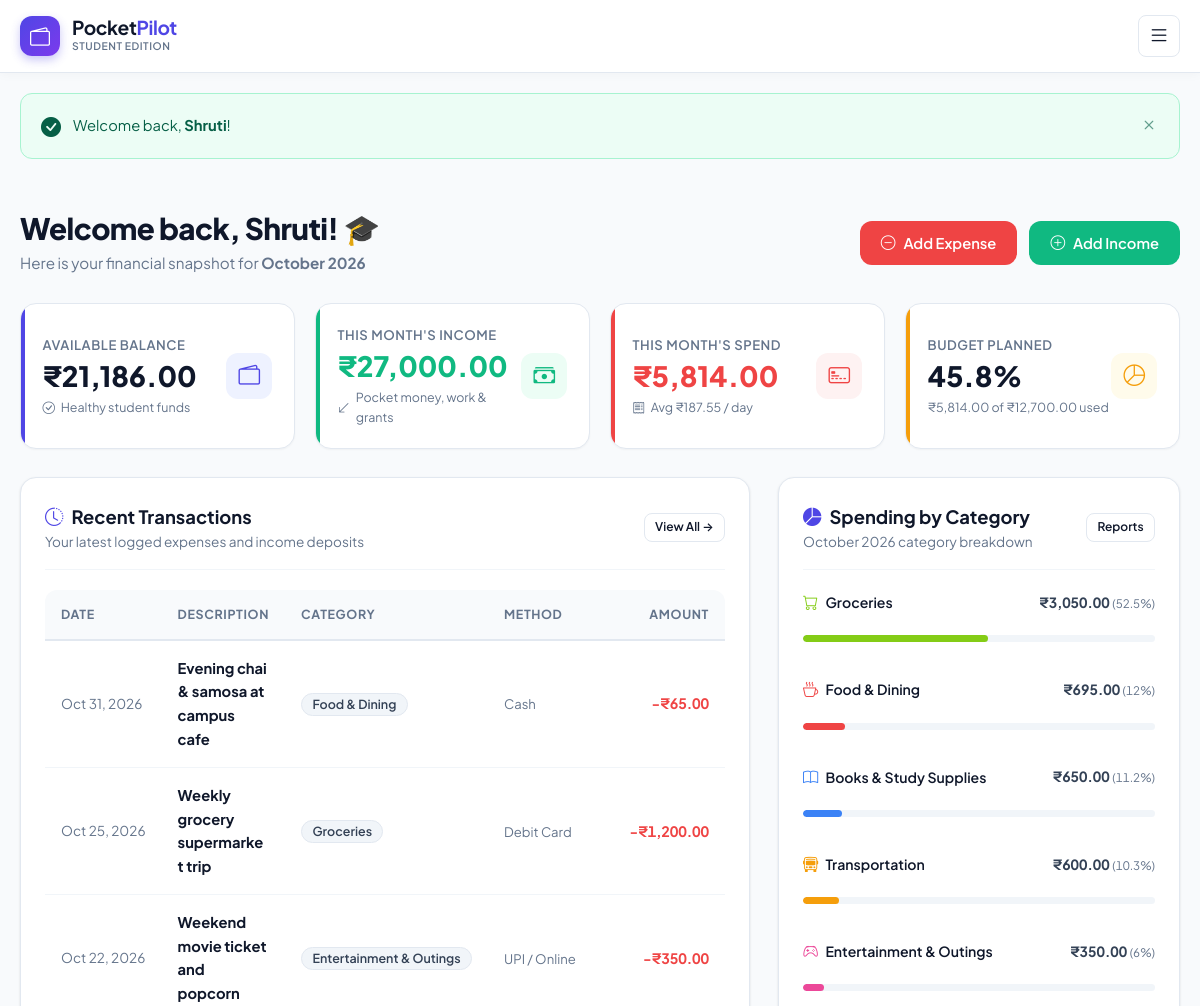
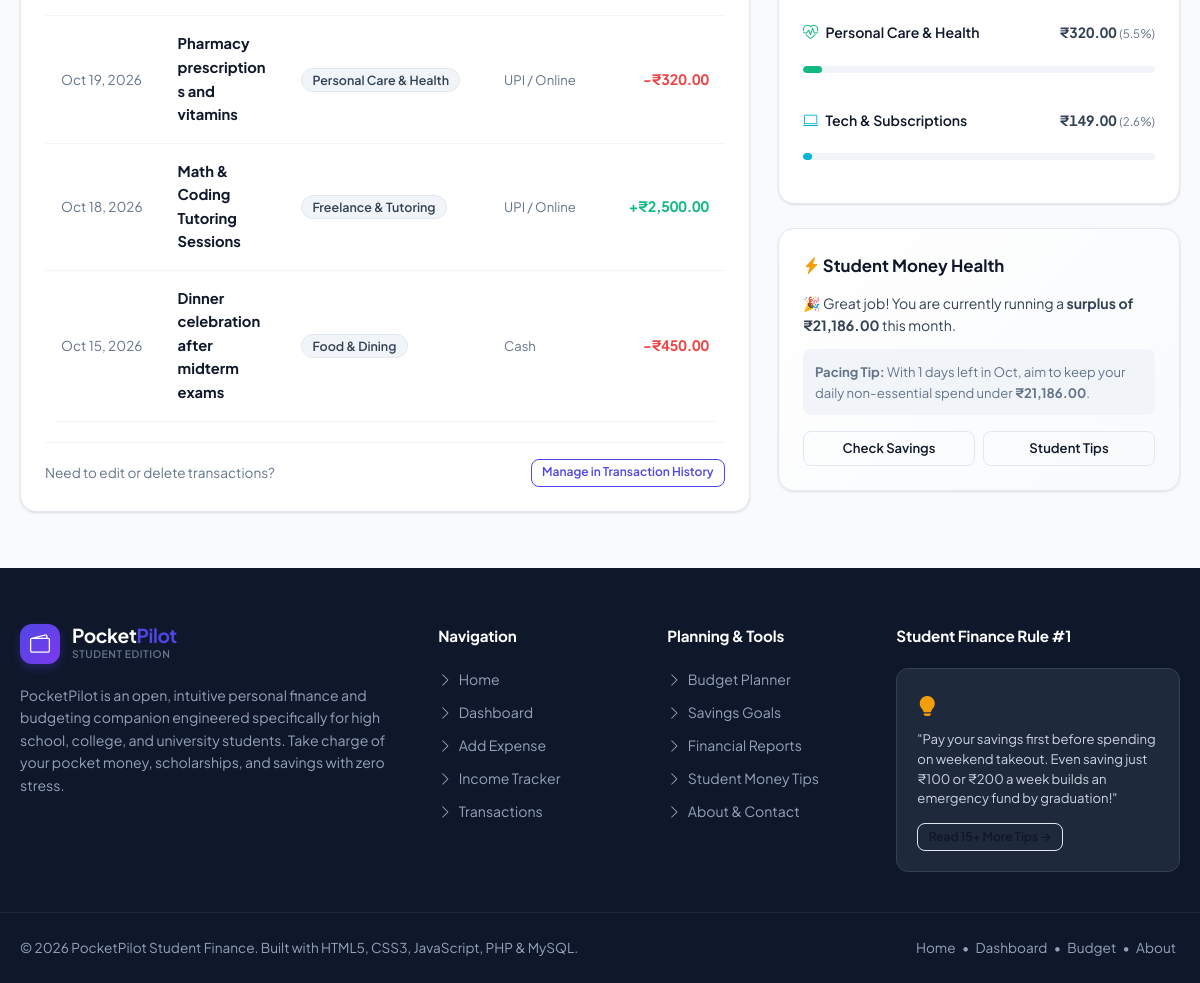
/dashboard.php (signed in), run on the app's committed database (2 pictures, top to bottom).
### tables this page shows
CREATE TABLE IF NOT EXISTS `users` (
    `id` INT AUTO_INCREMENT PRIMARY KEY,
    `name` VARCHAR(100) NOT NULL,
    `email` VARCHAR(150) NOT NULL UNIQUE,
    `password` VARCHAR(255) NOT NULL,
    `avatar` VARCHAR(255) DEFAULT NULL,
    `created_at` TIMESTAMP DEFAULT CURRENT_TIMESTAMP
);

CREATE TABLE IF NOT EXISTS `transactions` (
    `id` INT AUTO_INCREMENT PRIMARY KEY,
    `type` ENUM('expense', 'income') NOT NULL,
    `amount` DECIMAL(10,2) NOT NULL,
    `category` VARCHAR(50) NOT NULL,
    `date` DATE NOT NULL,
    `payment_method` VARCHAR(50) NOT NULL DEFAULT 'Cash',
    `description` VARCHAR(255) NOT NULL,
    `created_at` TIMESTAMP DEFAULT CURRENT_TIMESTAMP
);

### dashboard.php (the view, shortened to what the rows shown need)
<?php
require_once __DIR__ . '/config/db.php';
require_once __DIR__ . '/includes/functions.php';
require_once __DIR__ . '/includes/header.php';
$recentTransactions = get_recent_transactions($pdo, 6);
$currentUser = current_user();
?>
<div class="container">
    <div class="page-header">
        <div>
            <?php
            $displayName = $currentUser['name'] ?? 'Shruti';
            ?>
            <h1 class="page-title">Welcome back, <?= htmlspecialchars($displayName) ?>! 🎓</h1>
            <p class="page-subtitle">Here is your financial snapshot for <strong><?= date('F Y') ?></strong></p>
        </div>
    </div>
    <div class="two-col-layout">
        <div class="card">
            <div class="card-header">
                <div>
                    <h2 class="card-title"><i class="bi bi-clock-history"></i> Recent Transactions</h2>
                </div>
            </div>
            <?php if (empty($recentTransactions)): ?>
                <div style="text-align: center; padding: 2.5rem 1rem;">
                    <i class="bi bi-inbox" style="font-size: 2.5rem; color: var(--text-light); margin-bottom: 0.5rem; display: block;"></i>
                    <p style="color: var(--text-muted); font-size: 0.95rem;">No transactions recorded yet.</p>
                    <a href="add-expense.php" class="btn btn-primary btn-sm" style="margin-top: 1rem;">Record First Expense</a>
                </div>
            <?php else: ?>
                <div class="table-responsive">
                    <table class="custom-table">
                        <thead>
                            <tr>
                                <th style="width: 110px; white-space: nowrap;">Date</th>
                                <th>Description</th>
                                <th style="width: 170px; white-space: nowrap;">Category</th>
                                <th style="width: 120px; white-space: nowrap;">Method</th>
                                <th style="width: 140px; text-align: right; white-space: nowrap;">Amount</th>
                            </tr>
                        </thead>
                        <tbody>
                            <?php foreach ($recentTransactions as $tx): ?>
                            <tr>
                                <td style="white-space: nowrap; font-size: 0.85rem; color: var(--text-muted);">
                                    <?= date('M d, Y', strtotime($tx['date'])) ?>
                                </td>
                                <td>
                                    <strong style="color: var(--text-dark); display: block; font-size: 0.92rem;"><?= htmlspecialchars($tx['description']) ?></strong>
                                </td>
                                <td style="white-space: nowrap;">
                                    <span class="badge badge-category">
                                        <?= htmlspecialchars($tx['category']) ?>
                                    </span>
                                </td>
                                <td style="white-space: nowrap;">
                                    <span style="font-size: 0.82rem; color: var(--text-muted);">
                                        <?= htmlspecialchars($tx['payment_method']) ?>
                                    </span>
                                </td>
                                <td style="text-align: right; white-space: nowrap;">
                                    <?php if ($tx['type'] === 'income'): ?>
                                        <span class="amount-income">+<?= format_currency($tx['amount']) ?></span>
                                    <?php else: ?>
                                        <span class="amount-expense">-<?= format_currency($tx['amount']) ?></span>
                                    <?php endif; ?>
                                </td>
                            </tr>
                            <?php endforeach; ?>
                        </tbody>
                    </table>
                </div>
            <?php endif; ?>
        </div>
        <div>
            <div class="card" style="margin-bottom: 1.5rem;">
                <div class="card-header">
                    <div>
                        <h2 class="card-title"><i class="bi bi-pie-chart-fill"></i> Spending by Category</h2>
                    </div>
                </div>
            </div>
        </div>
    </div>
</div>
<?php require_once __DIR__ . '/includes/footer.php'; ?>

### data on the page
users: name "Shruti"
transactions: date "Oct 31, 2026", description "Evening chai & samosa at campus cafe", category "Food & Dining", payment_method "Cash", amount "₹65.00"
transactions: date "Oct 25, 2026", description "Weekly grocery supermarket trip", category "Groceries", payment_method "Debit Card", amount "₹1,200.00"
transactions: date "Oct 22, 2026", description "Weekend movie ticket and popcorn", category "Entertainment & Outings", payment_method "UPI / Online", amount "₹350.00"
transactions: date "Oct 19, 2026", description "Pharmacy prescriptions and vitamins", category "Personal Care & Health", payment_method "UPI / Online", amount "₹320.00"
transactions: date "Oct 18, 2026", description "Math & Coding Tutoring Sessions", category "Freelance & Tutoring", payment_method "UPI / Online", amount "₹2,500.00"
transactions: date "Oct 15, 2026", description "Dinner celebration after midterm exams", category "Food & Dining", payment_method "Cash", amount "₹450.00"

### other printed values
$flash['text'] "Welcome back, Shruti !"
format_currency($summary['available_balance']) "₹21,186.00"
format_currency($summary['total_income']) "₹27,000.00"
format_currency($summary['total_expenses']) "₹5,814.00"
$overallPct "45.8"
format_currency($totalSpentOnB) "₹5,814.00"
format_currency($totalLimit) "₹12,700.00"
$cat['category'] "Groceries"
format_currency($cat['total']) "₹3,050.00"
$pct "52.5"
$cat['category'] "Food & Dining"
format_currency($cat['total']) "₹695.00"
$pct "12"
$cat['category'] "Books & Study Supplies"
format_currency($cat['total']) "₹650.00"
